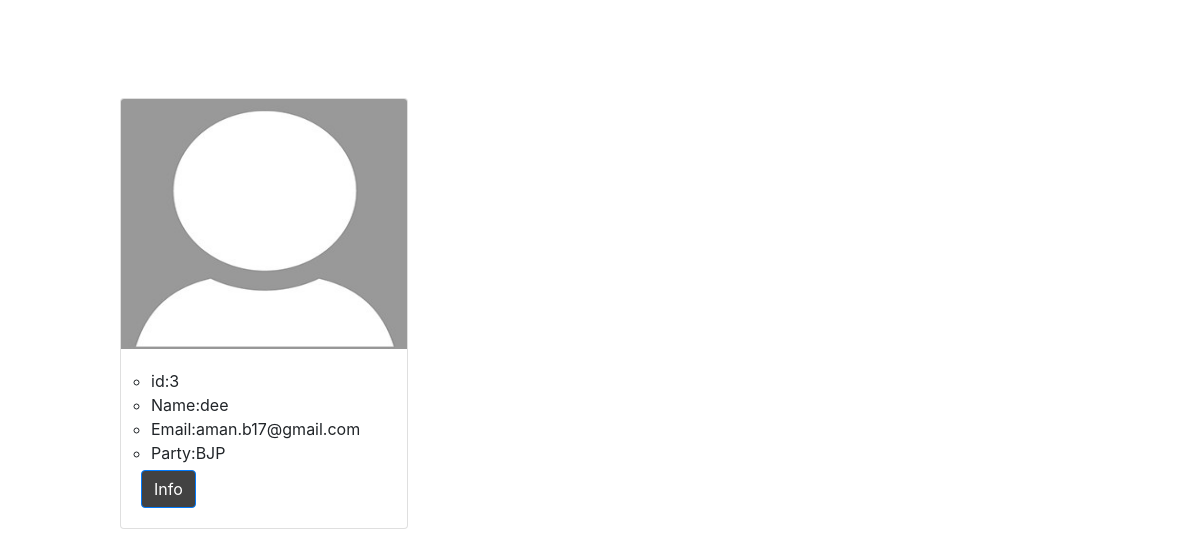
The page /organiser_app/region-candidate/0 (lower part) on the database as committed earlier.
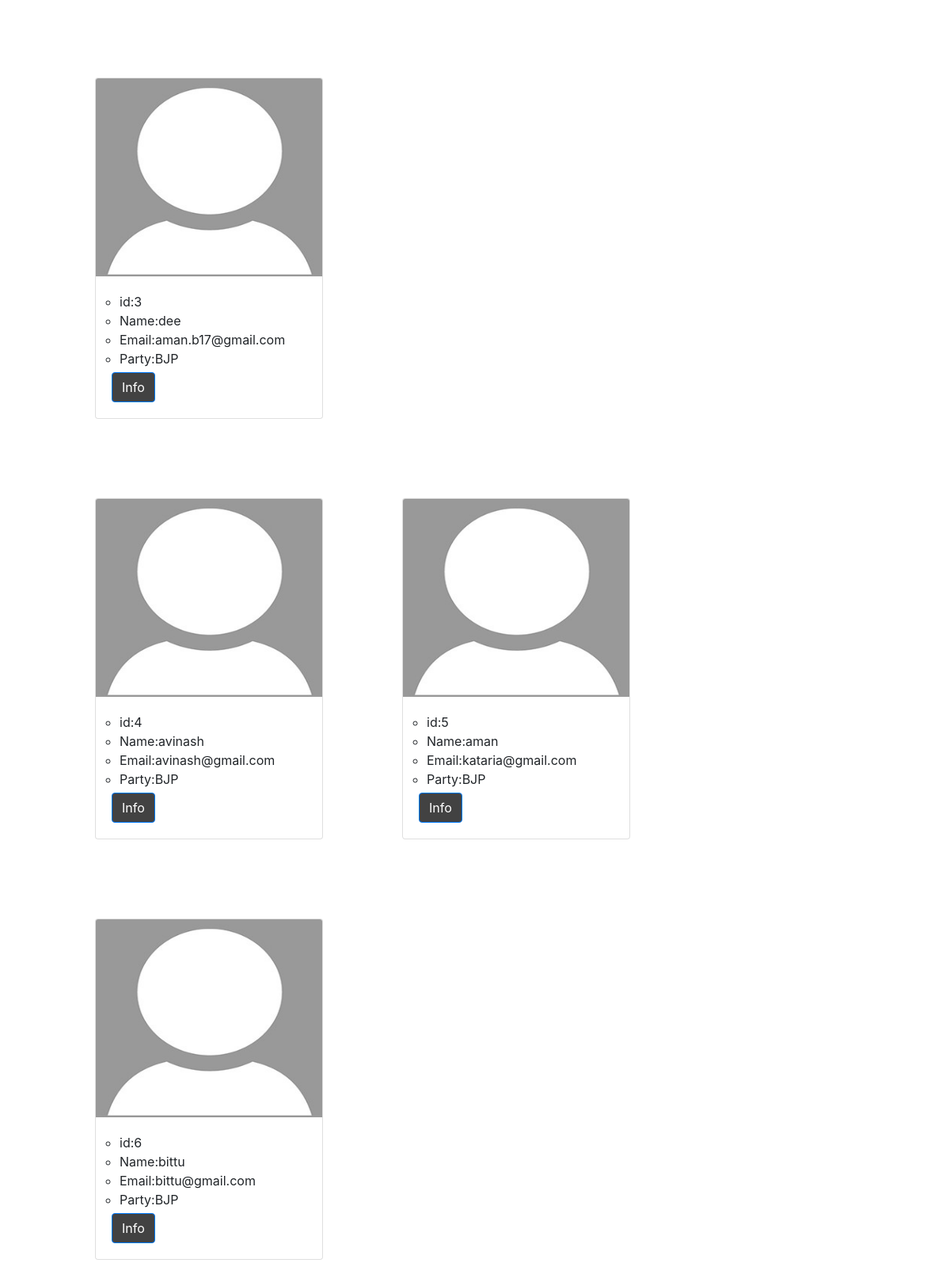
The same page on the database as committed later.
### organiser_app/models.py (models this page shows, shortened)
class Candidate(models.Model):
    candidate_id=models.AutoField(primary_key=True)
    candidate_name=models.CharField(max_length=50,null=False)
    candidate_fname=models.CharField(max_length=50,null=False)
    candidate_party=models.CharField(choices=party_options,null=False,max_length=10,default="Bhartiya Janta Party")
    candidate_region=models.CharField(choices=region_options,null=False,max_length=10,default="AndhraPradesh")
    candidate_gender=models.CharField(choices=Gender_options,null=False,max_length=1,default="Male")
    candidate_email=models.EmailField(unique=True,null=False)
    candidate_dob=models.DateField(null=False)
    candidate_aadhar=models.BigIntegerField(unique=True,null=False)
    profile_pic=models.ImageField(upload_to='profile_pics',blank=True)

### organiser_app/views.py (the view)
# urls.py: path('region-candidate/<int:pk>',views.reg_candidate,name="region-candidate"),
def reg_candidate(request,pk):
    template_name='organiser_app/region_candidate.html'
    candidates=Candidate.objects.filter(candidate_region=pk)
    context={'candidates':candidates}
    return render(request,template_name,context)

### organiser_app/templatetags/mytag.py (called while the page is built)
@register.filter
def modulo(num,val):
    return num % val

### templates/organiser_app/region_candidate.html (shortened to what this page needs)
<!doctype html>
{% load staticfiles %}
{% load mytag %}
{% load extra %}
<html lang="en">
   <head>
      <link rel="stylesheet" href="https://stackpath.bootstrapcdn.com/bootstrap/4.1.3/css/bootstrap.min.css">
   </head>
   <body style="position: relative; padding-top: 20px;">
      {% if candidates %}
      <div id="candidates">
        <div class="container-fluid">
          <ul class="nospace list" style="margin-left:15px;margin-top:50px">
             {% for candidate in candidates %}
             {% if forloop.counter|modulo:3 == 1 %}
             <li class="one_quarter first">
                <div class="card sm-6 " style="width: 18rem;margin:50px;">
                  {% if candidate.profile_pic %}
                   <img class="card-img-top" src="{{ candidate.profile_pic.url }}" alt="Card image cap" width="50" height="250">
                     {% else %}
                       <img class="card-img-top" src="{% static 'images/default.jpg' %}" alt="Card image cap" width="50" height="250">
                       {% endif %}
                   <div class="card-body">
                      <ul class="list" style="margin-left: -30px">
                         <li class="cid">id:{{candidate.candidate_id}}</li>
                         <li class="cname">Name:{{candidate.candidate_name}}</li>
                         <li>Email:{{ candidate.candidate_email}}</li>
                         <li class="party">Party:{{candidate.candidate_party}}</li>
                      </ul>
                      <a href="{% url "organiser_app:candidate_view" candidate.candidate_id %}" class="btn btn-primary" style="background-color:#424242;margin-top:5px">Info</a>
                   </div>
                </div>
             </li>
             {% else %}
             <li class="one_quarter">
                <form action="{% url 'organiser_app:index' %}"  method="post">
                   <div class="card sm-6  " style="width: 18rem;margin:50px">
                     {% if candidate.profile_pic %}
                      <img class="card-img-top" src="{{ candidate.profile_pic.url }}" alt="Card image cap" width="50" height="250">
                      {% else %}
                        <img class="card-img-top" src="{% static 'images/default.jpg' %}" alt="Card image cap" width="50" height="250">
                      {% endif %}
                      <div class="card-body">
                         <ul style="margin-left: -30px">
                            <li class="cid">id:{{candidate.candidate_id}}</li>
                            <li class="cname">Name:{{candidate.candidate_name}}</li>
                            <li>Email:{{ candidate.candidate_email}}</li>
                            <li class="party">Party:{{candidate.candidate_party}}</li>
                         </ul>
                         <a href="{% url "organiser_app:candidate_view" candidate.candidate_id %}" class="btn btn-primary" style="background-color:#424242;margin-top:5px">Info</a>
                      </div>
                   </div>
                </form>
             </li>
             {% endif %}
             {% endfor %}
          </ul>
        </div>
         {% endif %}
      </div>
   </body>
</html>

Rows that differ between the two databases and show on the page:
added Candidate: candidate_id "4", candidate_name "avinash", candidate_email "avinash@gmail.com", candidate_party "BJP"
added Candidate: candidate_id "5", candidate_name "aman", candidate_email "kataria@gmail.com", candidate_party "BJP"
added Candidate: candidate_id "6", candidate_name "bittu", candidate_email "bittu@gmail.com", candidate_party "BJP"
